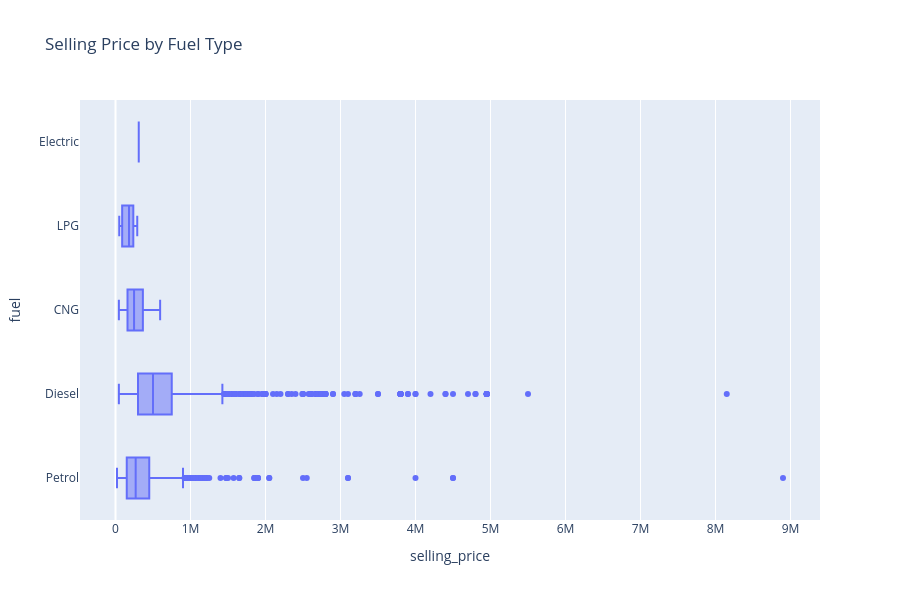

Source (notebook cell):
### Markdown cell above
---

### 🎯 Exercise 6: Selling price distribution by fuel type

#### 👇 Tasks

- ✔️ Draw horizontal box plots of `selling_price` by `fuel`.
- ✔️ Store your figure to a variable named `fig`.
- ✔️ Add an appropriate title to your figure.
- ✔️ Set the height of your figure to `600`.
- ✔️ Display the figure using `fig.show()`

#### 🚀 Hints

```python
fig = px.box(
    my_dataframe,
    x='my_column1',
    y='my_column2',
    title='Plot Title Goes Here',
    height=600
)
fig.show()
```

### Code cell
# YOUR CODE BEGINS
fig = px.box(
    df_cars,
    x="selling_price",
    y="fuel",
    orientation="h",
    title="Selling Price by Fuel Type",
    height=600,
)
fig.show()
# YOUR CODE ENDS

### Figure 1 — Plotly figure (JSON) as saved in the notebook; plotly's stock layout.template omitted (floating-point values rounded to 4 significant figures; data arrays with more than 128 entries replaced by an {"elided": "..."} marker saying what was removed)
{"data": [{"alignmentgroup": "True", "hovertemplate": "selling_price=%{x}<br>fuel=%{y}<extra></extra>", "legendgroup": "", "marker": {"color": "#636efa"}, "name": "", "notched": false, "offsetgroup": "", "orientation": "h", "showlegend": false, "type": "box", "x": {"elided": "4340 int values"}, "x0": " ", "xaxis": "x", "y": {"elided": "4340 str values"}, "y0": " ", "yaxis": "y"}], "layout": {"boxmode": "group", "height": 600, "legend": {"tracegroupgap": 0}, "title": {"text": "Selling Price by Fuel Type"}, "xaxis": {"anchor": "y", "domain": [0, 1], "title": {"text": "selling_price"}}, "yaxis": {"anchor": "x", "domain": [0, 1], "title": {"text": "fuel"}}}}
